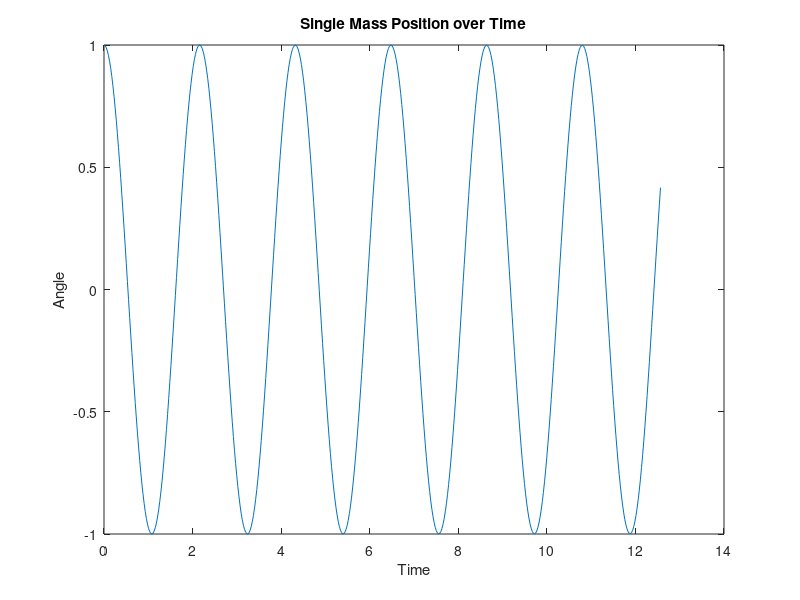

Write the MATLAB code that produced this figure.
function singleVis()

    time = 2.16; %measured natural frequency
    t = (2*pi/time)^2;
    init = [0,1];
    
         M = [0 1
          -t 0];
     
    [times, positions] = ode45(@thetaDot, linspace(0,4*pi,500), init);
    plot(times,positions(:,2))
    ylim([ -1 1])
    title('Single Mass Position over Time')
    xlabel('Time')
    ylabel('Angle')

    function B = thetaDot(t,X)
        B = M * X;
    end

end